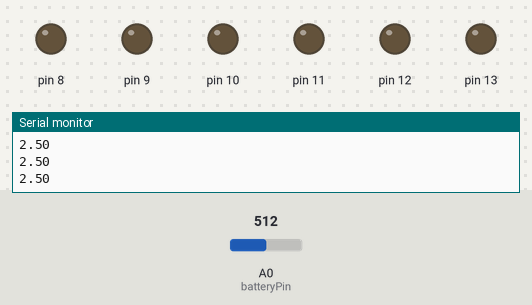
The sketch below on a simulated Arduino Uno, built with avr-gcc and run on an emulated ATmega328P. On the bench: output pins drawn as LEDs (lit = HIGH), the last lines printed to the serial monitor. The test bench sets the inputs (shaded band); at power-on: A0 (batteryPin) = 512.

Above: at 1.2 s.
1.3 s: A0 (batteryPin) set to 250
2.8 s: A0 (batteryPin) set to 225
At 3.4 s:
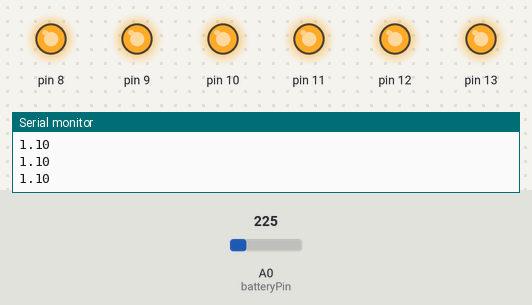
4.3 s: A0 (batteryPin) set to 212
5.8 s: A0 (batteryPin) set to 190
At 6.9 s:
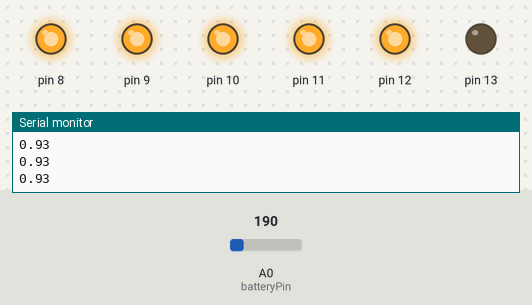
7.3 s: A0 (batteryPin) set to 163
At 7.9 s:
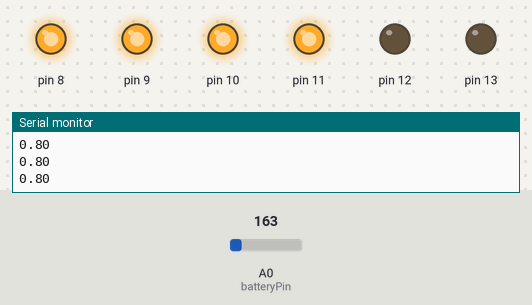
8.8 s: A0 (batteryPin) set to 306
At 10.2 s:
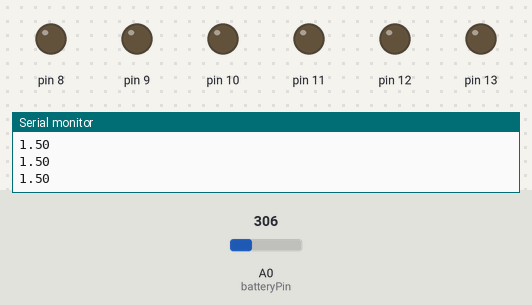
Timing chart, 0 to 11.3 s (numbered marks = the images above; inputs shaded):
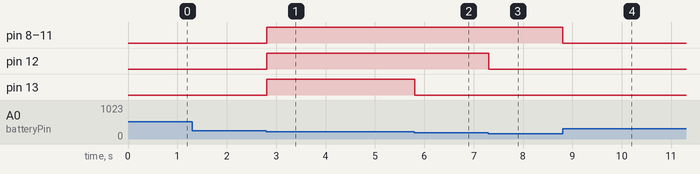

The sketch:

arduinoGeneratorIndicator.ino
```cpp
float referenceVolt = 5;
int changeVal;
int batteryPin = 0;
int val;

void setup(){
   Serial.begin(9600);
   pinMode(8, OUTPUT);
   pinMode(9, OUTPUT);
   pinMode(10, OUTPUT);
   pinMode(11, OUTPUT);
   pinMode(12, OUTPUT);
   pinMode(13, OUTPUT);
}

void loop(){
  int val = analogRead(batteryPin);
  float volts = (val / 1023.0) * referenceVolt;
  Serial.println(volts);

  volts = volts * 100;
  changeVal = int(volts);
  val = map(volts, 0, 100, 7, 13);

//  Serial.print("  ");
//  Serial.print(changeVal);
//  Serial.print("  ");
//  Serial.println(val);

  if (val == 8) {
    digitalWrite(8, HIGH);
    digitalWrite(9, LOW);
    digitalWrite(10, LOW);
    digitalWrite(11, LOW);
    digitalWrite(12, LOW);
    digitalWrite(13, LOW);
  }

    if (val == 9) {
    digitalWrite(8, HIGH);
    digitalWrite(9, HIGH);
    digitalWrite(10, LOW);
    digitalWrite(11, LOW);
    digitalWrite(12, LOW);
    digitalWrite(13, LOW);
  }

    if (val == 10) {
    digitalWrite(8, HIGH);
    digitalWrite(9, HIGH);
    digitalWrite(10, HIGH);
    digitalWrite(11, LOW);
    digitalWrite(12, LOW);
    digitalWrite(13, LOW);
  }

    if (val == 11) {
    digitalWrite(8, HIGH);
    digitalWrite(9, HIGH);
    digitalWrite(10, HIGH);
    digitalWrite(11, HIGH);
    digitalWrite(12, LOW);
    digitalWrite(13, LOW);
  }

    if (val == 12) {
    digitalWrite(8, HIGH);
    digitalWrite(9, HIGH);
    digitalWrite(10, HIGH);
    digitalWrite(11, HIGH);
    digitalWrite(12, HIGH);
    digitalWrite(13, LOW);
  }

    if (val == 13) {
    digitalWrite(8, HIGH);
    digitalWrite(9, HIGH);
    digitalWrite(10, HIGH);
    digitalWrite(11, HIGH);
    digitalWrite(12, HIGH);
    digitalWrite(13, HIGH);
  }

    if (val < 8 || val > 13) {
    digitalWrite(8, LOW);
    digitalWrite(9, LOW);
    digitalWrite(10, LOW);
    digitalWrite(11, LOW);
    digitalWrite(12, LOW);
    digitalWrite(13, LOW);
  }
}
```

Measured:
- the behaviour switches between 240 and 239 on A0 (batteryPin) (found by bisection; images 0 and 1)
- the behaviour switches between 205 and 204 on A0 (batteryPin) (found by bisection; images 1 and 2)
- the behaviour switches between 172 and 171 on A0 (batteryPin) (found by bisection; images 2 and 3)
- after the input at 2.8 s, pin 8–13: LOW → HIGH at once
- after the input at 5.8 s, pin 13: HIGH → LOW at once
- after the input at 7.3 s, pin 12: HIGH → LOW at once
- after the input at 8.8 s, pin 8–11: HIGH → LOW at once
